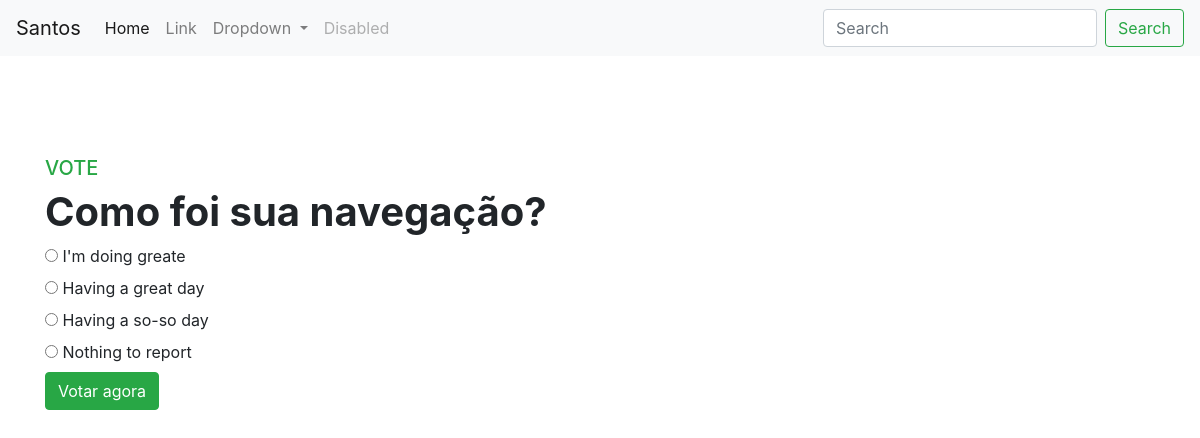
Page /polls/1/ on the earlier database version.
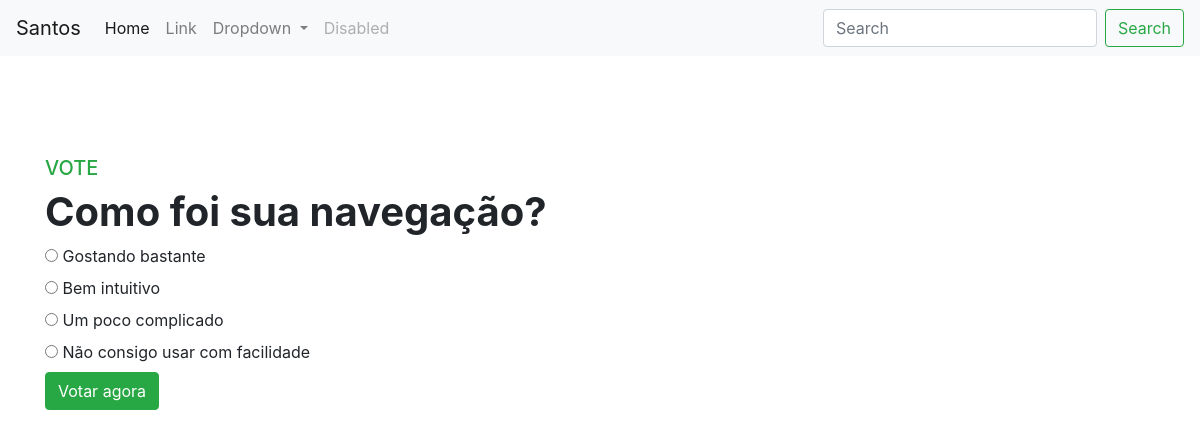
Same page on the later database version.
### polls/models.py (models this page shows, shortened)
class Question(models.Model):
    question_text = models.CharField(max_length=256)
    pub_date = models.DateTimeField('date published')
    def was_published_recently(self):
        now = timezone.now()
        return now - datetime.timedelta(days=1) <= self.pub_date <= now
    was_published_recently.admin_order_field = 'pub_date'
    was_published_recently.boolean = True
    was_published_recently.short_description = 'Published recently?'

class Choice(models.Model):
    question = models.ForeignKey(Question, on_delete=models.CASCADE)
    choice_text = models.CharField(max_length=256)
    votes = models.IntegerField(default=0)

### polls/views.py (the view)
# urls.py: path('<int:pk>/', views.DetailsView.as_view(), name='detail'),
class DetailsView(generic.DetailView):
    model = Question
    template_name='polls/detail.html'

### polls/templates/polls/detail.html (shortened to what this page needs)
{% extends 'polls/base.html' %}
{% block content %}
<main class="container">
    <h5 class="text-success">VOTE</h5>
    <h1> <strong> {{ question.question_text }}</strong> </h1>
    <form action="{% url 'polls:vote' question.id  %}" method="post">
        {% for choice in question.choice_set.all %}
            <input type="radio" name="choice" id="choice{{ forloop.counter }}" value="{{choice.id}}">
            <label for="choice{{ forloop.counter }}">{{ choice.choice_text }}</label>
            <br>
        {% endfor %}
        <input type="submit" value="Votar agora" class="btn btn-success">
    </form>
</main>
{% endblock  %}

### polls/templates/polls/base.html (shortened to what this page needs)
{% load static %}
<!DOCTYPE html>
<html lang="pt-BR">
<head>
    <link rel="stylesheet" type="text/css" href="{% static 'polls/css/style.css' %}">
    <link rel="stylesheet" type="text/css" href="{% static 'polls/css/bootstrap.css' %}">
</head>
<body>
    {% include 'polls/includes/nav.html' %}
    {% block content %}
    {% endblock %}
</body>
</html>

### polls/templates/polls/includes/nav.html (shortened to what this page needs)
<nav class="navbar navbar-expand-lg navbar-light bg-light">
    <a class="navbar-brand" href="#">Santos</a>
    <div class="collapse navbar-collapse" id="navbarSupportedContent">
      <ul class="navbar-nav mr-auto">
        <li class="nav-item active">
          <a class="nav-link" href="#">Home <span class="sr-only">(current)</span></a>
        </li>
        <li class="nav-item">
          <a class="nav-link" href="#">Link</a>
        </li>
        <li class="nav-item dropdown">
          <a class="nav-link dropdown-toggle" href="#" id="navbarDropdown" role="button" data-toggle="dropdown" aria-haspopup="true" aria-expanded="false">
            Dropdown
          </a>
        </li>
        <li class="nav-item">
          <a class="nav-link disabled" href="#" tabindex="-1" aria-disabled="true">Disabled</a>
        </li>
      </ul>
      <form class="form-inline my-2 my-lg-0">
        <input class="form-control mr-sm-2" type="search" placeholder="Search" aria-label="Search">
        <button class="btn btn-outline-success my-2 my-sm-0" type="submit">Search</button>
      </form>
    </div>
  </nav>

### polls/static/polls/css/style.css (style rules this page uses)
main { margin-top: 100px; margin-bottom: 100px; }
ul { padding: 0px; }
ul li { list-style: none; }
li a { color: green; text-decoration: none; }

Differences in the rows shown:
changed Choice: choice "☐ I'm doing greate" → "☐ Gostando bastante"; choice_text "I'm doing greate" → "Gostando bastante"
changed Choice: choice "☐ Having a great day" → "☐ Bem intuitivo"; choice_text "Having a great day" → "Bem intuitivo"
changed Choice: choice "☐ Having a so-so day" → "☐ Um poco complicado"; choice_text "Having a so-so day" → "Um poco complicado"
changed Choice: choice "☐ Nothing to report" → "☐ Não consigo usar com facilidad"; choice_text "Nothing to report" → "Não consigo usar com facilidade"
